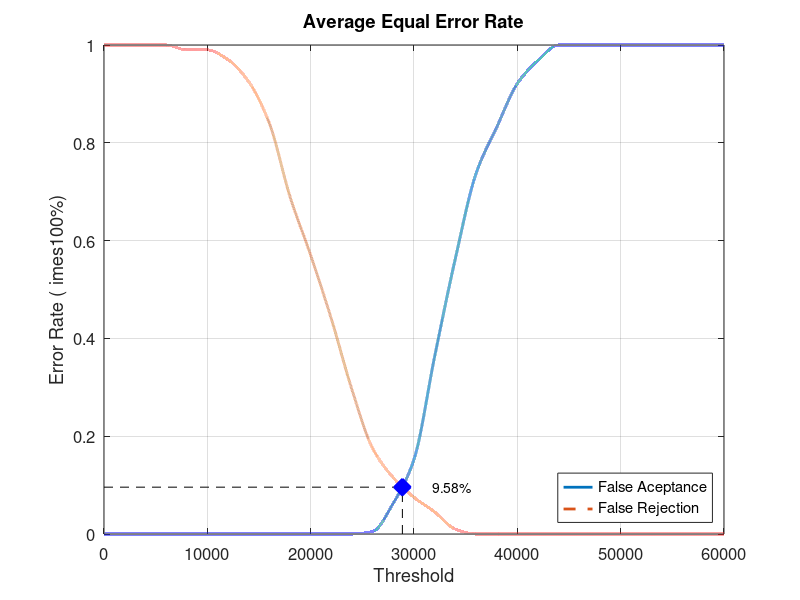
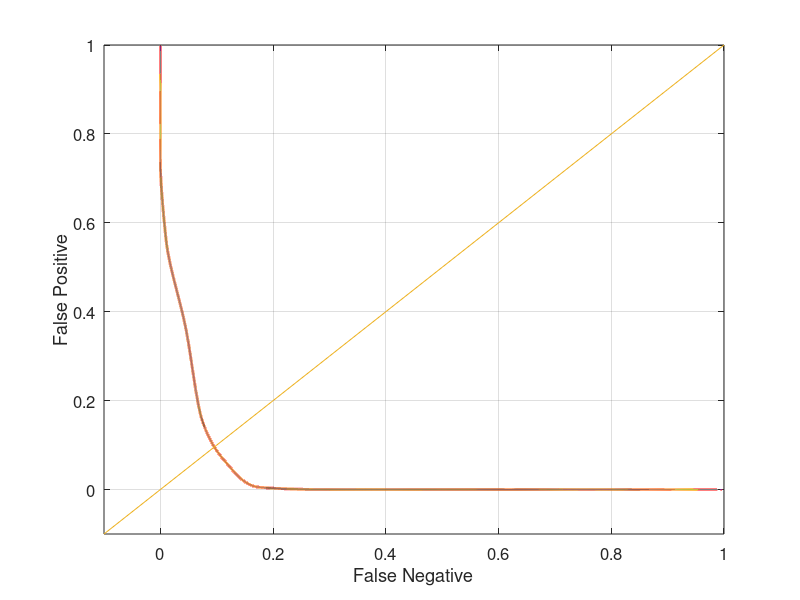

The MATLAB script that drew these images, in order:
close all;
clear;
clc;
x = 0:2000:60000;
xq = 0:0.5:60000;

y0 = [0 0 0 0 0 0 0 0 0 0 0 0 0 0.00526316 0.0631579 0.152632 0.363158 0.563158 0.736842 0.831579 0.921053 0.968421 1 1 1 1 1 1 1 1 1]
yy0 = interp1(x, y0, xq, 'pchip');
y1 = [1 1 1 1 0.99 0.99 0.97 0.925 0.84 0.69 0.57 0.44 0.295 0.175 0.115 0.075 0.045 0.01 0 0 0 0 0 0 0 0 0 0 0 0 0]
yy1 = interp1(x, y1, xq, 'pchip');

% Calculating EER: 
y2 = abs(y0 - y1);
find(y2 == min(y2))
yy2 = abs(yy0 - yy1);
xEER = find(yy2 == min(yy2));
xEERIndex = xq(xEER) % X-axis EER
yEER = yy0(xEER) % Y-axis EER

main = figure
plot(xq, yy0,'-','LineWidth', 2);	hold on
plot(xq, yy1,'--','LineWidth', 2);	hold on
plot([xEERIndex xEERIndex], [0 yEER], 'k--');	hold on
plot([0 xEERIndex], [yEER yEER], 'k--');	hold on
plot(xEERIndex, yEER, 'bx', 'LineWidth', 10);	hold on
text(xEERIndex + 10 * xEERIndex / 100, yEER, [num2str(round((10000 * yEER)) / 100) '%'])
legend('False Aceptance', 'False Rejection', 'Location', 'SouthEast')
xlabel('Threshold')
ylabel('Error Rate (	imes100%)')
title('Average Equal Error Rate')
set(gca, 'FontSize', 12)
axis([0 60000 0 1])
grid on

print(main, 'Database5_1Main', '-dpng');
FNRxFPR = figure('Color', [1 1 1]);
plot(yy1, yy0, '-', yy1, yy0, 'LineWidth', 2);
hold on
y = -0.1:0.1:1
plot(y, y); 
set(gca, 'FontSize', 12)
xlabel('False Negative')
ylabel('False Positive')
axis([-0.1 1 -0.1 1])
set(gca, 'FontSize', 12)
grid on

print(FNRxFPR, 'Database5_1FNRxFPR','-dpng');
